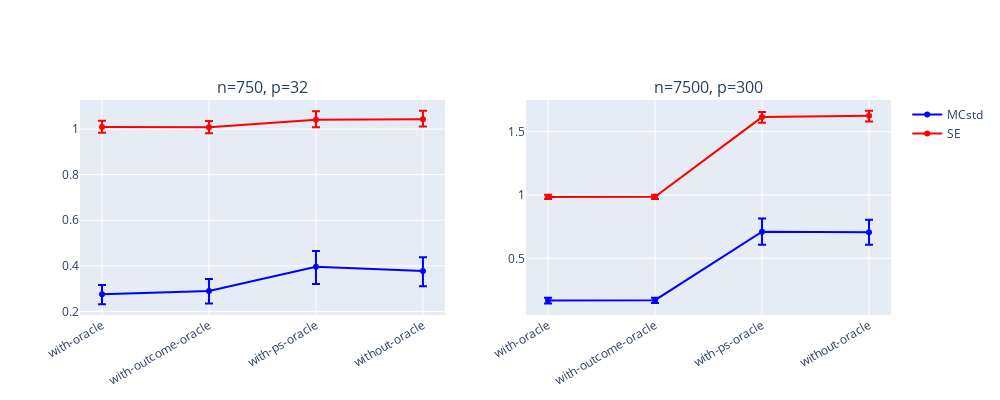

This figure's notebook cell:
### Code cell
from plotly.subplots import make_subplots
import plotly.graph_objects as go

fig = make_subplots(
    rows=1, cols=2,
    subplot_titles=('n=750, p=32', 'n=7500, p=300'
                   ),
    shared_xaxes=True,
    vertical_spacing=0.06
)



temp1 = all_ests_CI5.copy()#[(all_ests_CI3['n']==7500)]
temp1['MR'] = temp1['MR'].str.replace('mr_|_dNN_jNN', '', case=False, regex=True)
temp1['MR'] = temp1['MR'].str.replace('_', '-', case=False, regex=True)


fig.add_trace(
    go.Scatter(
                x=temp1[(temp1['n']==750)&(temp1['measure']=='MCstd')]['MR'],
                y=temp1[(temp1['n']==750)&(temp1['measure']=='MCstd')]["mr"],
                line_color='blue', showlegend=False,
            error_y=dict(type='data', visible=True, 
                         symmetric=False,
                         array=temp1[(temp1['n']==750)&(temp1['measure']=='MCstd')]['mr_upper_marginal'],
                         arrayminus=temp1[(temp1['n']==750)&(temp1['measure']=='MCstd')]['mr_lower_marginal']
                    )
            ),
    row=1, col=1)

fig.add_trace(
    go.Scatter(
                x=temp1[(temp1['n']==750)&(temp1['measure']=='se')]['MR'],
                y=temp1[(temp1['n']==750)&(temp1['measure']=='se')]["mr"],
                line_color='red', showlegend=False, 
            error_y=dict(type='data', visible=True, 
                         symmetric=False,
                         array=temp1[(temp1['n']==750)&(temp1['measure']=='se')]['mr_upper_marginal'],
                         arrayminus=temp1[(temp1['n']==750)&(temp1['measure']=='se')]['mr_lower_marginal']
                    )
            ),
    row=1, col=1)


fig.add_trace(
    go.Scatter(
                x=temp1[(temp1['n']==7500)&(temp1['measure']=='MCstd')]['MR'],
                y=temp1[(temp1['n']==7500)&(temp1['measure']=='MCstd')]["mr"],
                line_color='blue', showlegend=True, name='MCstd',
                error_y=dict(type='data', visible=True, 
                         symmetric=False,
                         array=temp1[(temp1['n']==7500)&(temp1['measure']=='MCstd')]['mr_upper_marginal'],
                         arrayminus=temp1[(temp1['n']==7500)&(temp1['measure']=='MCstd')]['mr_lower_marginal']
                    )
            ),
    row=1, col=2)

fig.add_trace(
    go.Scatter(
                x=temp1[(temp1['n']==7500)&(temp1['measure']=='se')]['MR'],
                y=temp1[(temp1['n']==7500)&(temp1['measure']=='se')]["mr"],
                line_color='red', showlegend=True, name='SE',
            error_y=dict(type='data', visible=True, 
                         symmetric=False,
                         array=temp1[(temp1['n']==7500)&(temp1['measure']=='se')]['mr_upper_marginal'],
                         arrayminus=temp1[(temp1['n']==7500)&(temp1['measure']=='se')]['mr_lower_marginal']
                    )
            ),
    row=1, col=2)


fig.update_layout(height=400, width=1000,
                  title_text="",
                 )

# fig.update_yaxes(tickvals=[c for c in np.arange(0., 3, .3)],range=[0, 1.2])
fig.update_xaxes(
#     tickvals=['With PS & outcome oracle', 'With outcome oracle', 'With PS oracle', 'Without oracle',],
                  tickangle = 330,
                )

# fig.write_image("/home/mr/Pictures/sims/variance-jan2023-jnn-dnn-r0.25.pdf")

fig.show()

### Figure 1 — Plotly figure (JSON) as saved in the notebook; plotly's stock layout.template omitted (floating-point values rounded to 4 significant figures)
{"data": [{"error_y": {"array": [0.04007, 0.05321, 0.06885, 0.06097], "arrayminus": [0.04428, 0.05486, 0.0751, 0.06692], "symmetric": false, "type": "data", "visible": true}, "line": {"color": "blue"}, "showlegend": false, "type": "scatter", "x": ["with-oracle", "with-outcome-oracle", "with-ps-oracle", "without-oracle"], "xaxis": "x", "y": [0.2756, 0.2893, 0.3957, 0.377], "yaxis": "y"}, {"error_y": {"array": [0.02763, 0.02841, 0.03814, 0.03676], "arrayminus": [0.02456, 0.02623, 0.03273, 0.0329], "symmetric": false, "type": "data", "visible": true}, "line": {"color": "red"}, "showlegend": false, "type": "scatter", "x": ["with-oracle", "with-outcome-oracle", "with-ps-oracle", "without-oracle"], "xaxis": "x", "y": [1.009, 1.008, 1.041, 1.044], "yaxis": "y"}, {"error_y": {"array": [0.02127, 0.01878, 0.1056, 0.09834], "arrayminus": [0.02362, 0.02185, 0.1018, 0.09874], "symmetric": false, "type": "data", "visible": true}, "line": {"color": "blue"}, "name": "MCstd", "showlegend": true, "type": "scatter", "x": ["with-oracle", "with-outcome-oracle", "with-ps-oracle", "without-oracle"], "xaxis": "x2", "y": [0.167, 0.1693, 0.7096, 0.7055], "yaxis": "y2"}, {"error_y": {"array": [0.01613, 0.01701, 0.04057, 0.04016], "arrayminus": [0.0161, 0.01609, 0.04385, 0.04445], "symmetric": false, "type": "data", "visible": true}, "line": {"color": "red"}, "name": "SE", "showlegend": true, "type": "scatter", "x": ["with-oracle", "with-outcome-oracle", "with-ps-oracle", "without-oracle"], "xaxis": "x2", "y": [0.9847, 0.985, 1.615, 1.625], "yaxis": "y2"}], "layout": {"annotations": [{"font": {"size": 16}, "showarrow": false, "text": "n=750, p=32", "x": 0.225, "xanchor": "center", "xref": "paper", "y": 1, "yanchor": "bottom", "yref": "paper"}, {"font": {"size": 16}, "showarrow": false, "text": "n=7500, p=300", "x": 0.775, "xanchor": "center", "xref": "paper", "y": 1, "yanchor": "bottom", "yref": "paper"}], "height": 400, "title": {"text": ""}, "width": 1000, "xaxis": {"anchor": "y", "domain": [0, 0.45], "tickangle": -30}, "xaxis2": {"anchor": "y2", "domain": [0.55, 1], "tickangle": -30}, "yaxis": {"anchor": "x", "domain": [0, 1]}, "yaxis2": {"anchor": "x2", "domain": [0, 1]}}}
